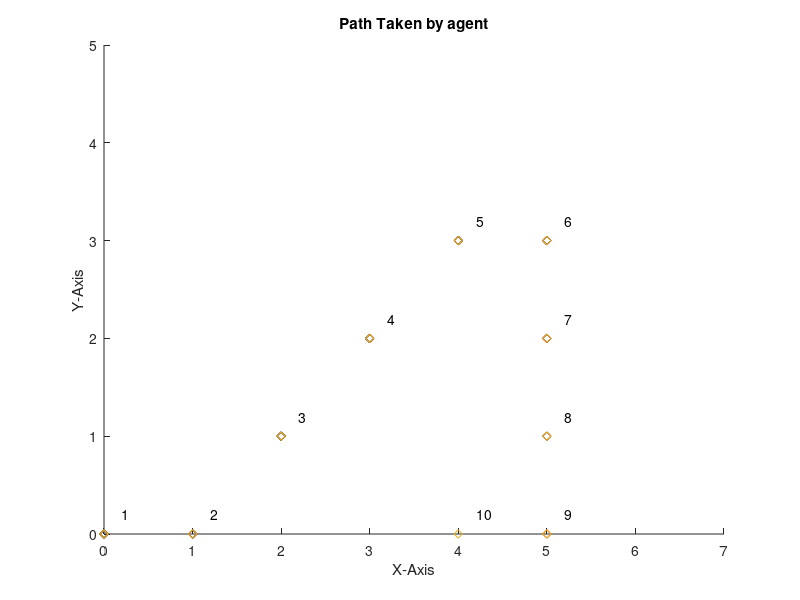
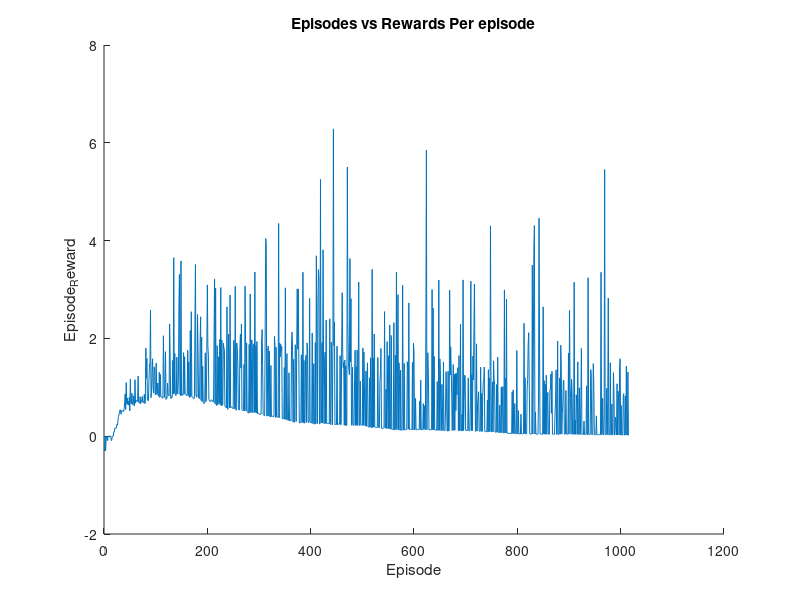

MATLAB code to generate these figures, in order:
function WindyGridWorldQLearning()

        %Initializing the Q matrix and the R matrix
        Q=zeros(30,30);
        R=zeros(30,30);
        
        %Intializing the previous Q to a large value, used to check for
        %convergence
        Q1=ones(size(R))*inf;
        count2=0;
        [r,~]=size(R);
        
        %Initializing the rewards
        R(1:r+1:end)=R(1:r+1:end)-1;
        R(29,30)=10;
        R(29,28)=10;
        R(29,23)=10;
        
        statemap=zeros(5,6);
        count=1;
        windystates = [27 21 15 9 10 11 16 17 22 23 28]
        
        %labelling each state
        for i=1:5
            for j=1:6
                statemap(i,j)=count;
                count=count+1;
            end
        end
        
        display(statemap);
        
        %the coordinates for each state
        index=zeros(30,2);
        count=1;
        for i=1:5
            for j=1:6
                index(count,:)=[i j];
                count=count+1;
            end
        end
        
        display(index);
        
        %initial values
        ep_count=50000;
        start=25;
        goal=29;
        
        %starting the episodes
        for episode=1:ep_count
            curpos = start;
            steps=0;
            Episode_reward =0 ;
            while(curpos~=goal && steps<=30)
                steps=steps+1;
                actions = findactionstates(curpos,index,windystates,statemap);
                
                %If random<epsilon, take random action from the possible
                %states else take the action with highest Q value
                if(rand<0.1)
                    idx=randi(length(actions));
                    randval = actions(idx);
                else
                    randval=findactionwithhighQ(index,curpos,Q,windystates,statemap);
                end
                
                %If the action is valid
                if(randval~=-1)
                    qmax = findQmax(index,randval,Q,windystates,statemap);
                    Episode_reward = Episode_reward + 0.1*( R(curpos,randval)+0.9*qmax-Q(curpos,randval));
                    Q(curpos,randval) = Q(curpos,randval)+ 0.1*( R(curpos,randval)+0.9*qmax-Q(curpos,randval));
                    curpos=randval;

                end

                %If the agent has reached the goal state, take one action
                %before the loop ends
                if(curpos==goal)
                    actions = findactionstates(curpos,index,windystates,statemap);
                    idx=randi(length(actions));
                    randval = actions(idx);
                    if(randval~=-1)
                        qmax = findQmax(index,randval,Q,windystates,statemap);
                        Q(curpos,randval) = Q(curpos,randval)+ 0.1*( R(curpos,randval)+0.9*qmax-Q(curpos,randval));
                    end
                end
             end % while loop ends 
             
             %check for convergence
             if(sum(sum(Q1-Q)))<0.0000001 && sum(sum(Q))>0
                if count2>1000
                    display('Q converged');
                    %the path followed by agent
                    agtpath = displaypath(start,goal,index,Q,windystates,statemap);
                    break
                else
                    count2=count2+1;
                end
            else
                Q1=Q;
                count2=0;
             end
             %storing the reward for this episode
             rewards(episode) = Episode_reward;

        end % ending the for loop
        
        %normalizing the Q table for better results
        g=max(max(Q));
        if(g>0)
            Q=100*Q/g;
        end
        
        display(['Total number of episodes to converge']);
        display(episode);
        %plot the path
        DrawGrid(5,6,index,agtpath);
        %plot episode vs rewardper episode plot
        rewardsplot(episode,rewards);



% Function to find all possible actions from the current position taking
% the sind into consideration
function[actions]=findactionstates(curpos,index,windystates,statemap)
    cd=index(curpos,:);
    x=cd(1);
    y=cd(2);
    
    %Down
    if(x+1<=5)
        pt = [x+1 y];
        [~,indx]=ismember(pt,index,'rows');
        %Move up if in windy state
        if( any(indx==windystates))
            pos = index(indx,:);
            x=pos(1);
            x=x-1;
            y=pos(2);
            indx=statemap(x,y);
        end
        actions(1)= indx;
    else
        % -1 if it goes out of the grid
        actions(1)=-1;
    end
    
    %Right
    if(y+1<=6)
        pt = [x y+1];
        [~,indx]=ismember(pt,index,'rows');
        %Move up if in windy state
        if( any(indx==windystates))
            pos = index(indx,:);
            x=pos(1);
            x=x-1;
            y=pos(2);
            indx=statemap(x,y);
        end
        actions(2)= indx;
    else
        actions(2)=-1;
    end
    
    %Up
    if(x-1>0)
        pt = [x-1 y];
        [~,indx]=ismember(pt,index,'rows');
        %Move up if in windy state
        if( any(indx==windystates))
            pos = index(indx,:);
            x=pos(1);
            x=x-1;
            y=pos(2);
            indx=statemap(x,y);
        end
        actions(3)= indx;
    else
        actions(3)=-1;
    end
    
    %Left
    if(y-1>0)
        pt = [x y-1];
        [~,indx]=ismember(pt,index,'rows');
        %Move up if in windy state
        if( any(indx==windystates))
            pos = index(indx,:);
            x=pos(1);
            x=x-1;
            y=pos(2);
            indx=statemap(x,y);
        end
        actions(4)= indx;
    else
        actions(4)=-1;
    end
    
    
    %Function to find the max Q value of the actions from the given state
    function[qmax] = findQmax(index,state,Q,windystates,statemap);
        actionset = findactionstates(state,index,windystates,statemap);
        j=1;
        for i=1:4
            % add only if its a valid movement
            if(actionset(i)~=-1)
                posactions(j)=actionset(i);
                j=j+1;
            end
        end
        
        for i=1:length(posactions)
            qvalues(i)=Q(state,posactions(i));
        end
        qmax = max( qvalues );
        
        
     
     %Function to find the action with Highest Q value from the current
     %state
     function[nstate] = findactionwithhighQ(index,state,Q,windystates,statemap)
            actionset = findactionstates(state,index,windystates,statemap);
            j=1;
            for i=1:4
                if(actionset(i)~=-1)
                    posactions(j)=actionset(i);
                    j=j+1;
                end
            end
            k=1;
            for i=1:length(posactions)
                qvalues(k)=Q(state,posactions(i));
                k=k+1;
            end
            qmax = max( qvalues );
            index=find(qvalues==qmax);
            if(length(index)>1)
                nstate=posactions(index(1));
            else
                nstate=posactions(index);
            end
            
 
%Function to track the path followed by the agent
function[agentpath] = displaypath(start,goal,index,Q,windystates,statemap)
    curstate=start;
    path=[start];
     l=2;
     while(curstate~=goal)
          nstate=findactionwithhighQ(index,curstate,Q,windystates,statemap);
          path(l)=nstate;
          l=l+1;
          curstate=nstate;
    end
    agentpath=path;
            

    %Fucntion to plot the path followed by the agetnt
function DrawGrid(gridrows, gridcols,index,path)
    x=[0];
    y=[0];
    %So that the label does not overlap
    dx = 0.2; dy = 0.2; 
    figure('name','Q-learning Path');
    hold on
    for i=1:length(path)
        cd=index(path(i),:);
        x(i)=cd(1);
        y(i)=cd(2);
        % y-1 and 5-x to transform from matrix dimensions to carteisan
        % dimensions
        plot(y-1,5-x,'d');
        label = cellstr( num2str(i));
        display(label);
        text(y(i)-1+dx,5-x(i)+dy,label);
        
    end
    
    display(x);
    display(y);
    hold off
    title('Path Taken by agent');
    xlabel('X-Axis');
    ylabel('Y-Axis');
    axis([0 7 0 5])
    
    
    
    %Function to plot the episodes vs rewardperepisode
    function rewardsplot(episodes_max,rewards)
        figure('name','Episode vs Rewards');
        hold on
        x=1:1:episodes_max-1;
        y=rewards(x);
        plot(x,y);
        hold off
        title('Episodes vs Rewards Per episode');
        xlabel('Episode');
        ylabel('Episode_Reward');
        

            
            
        





    